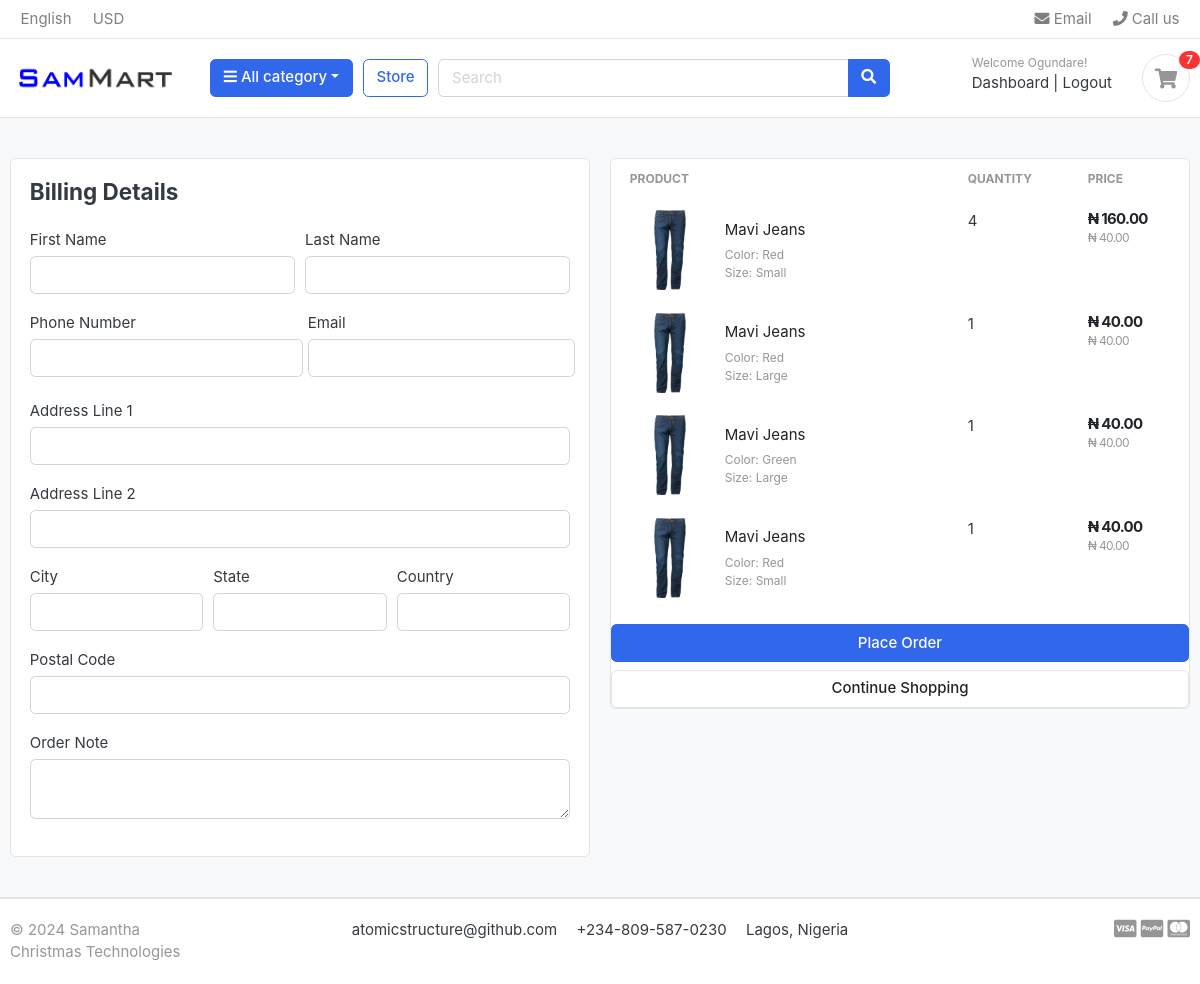
Page /cart/checkout/ (signed in) on the earlier database version.
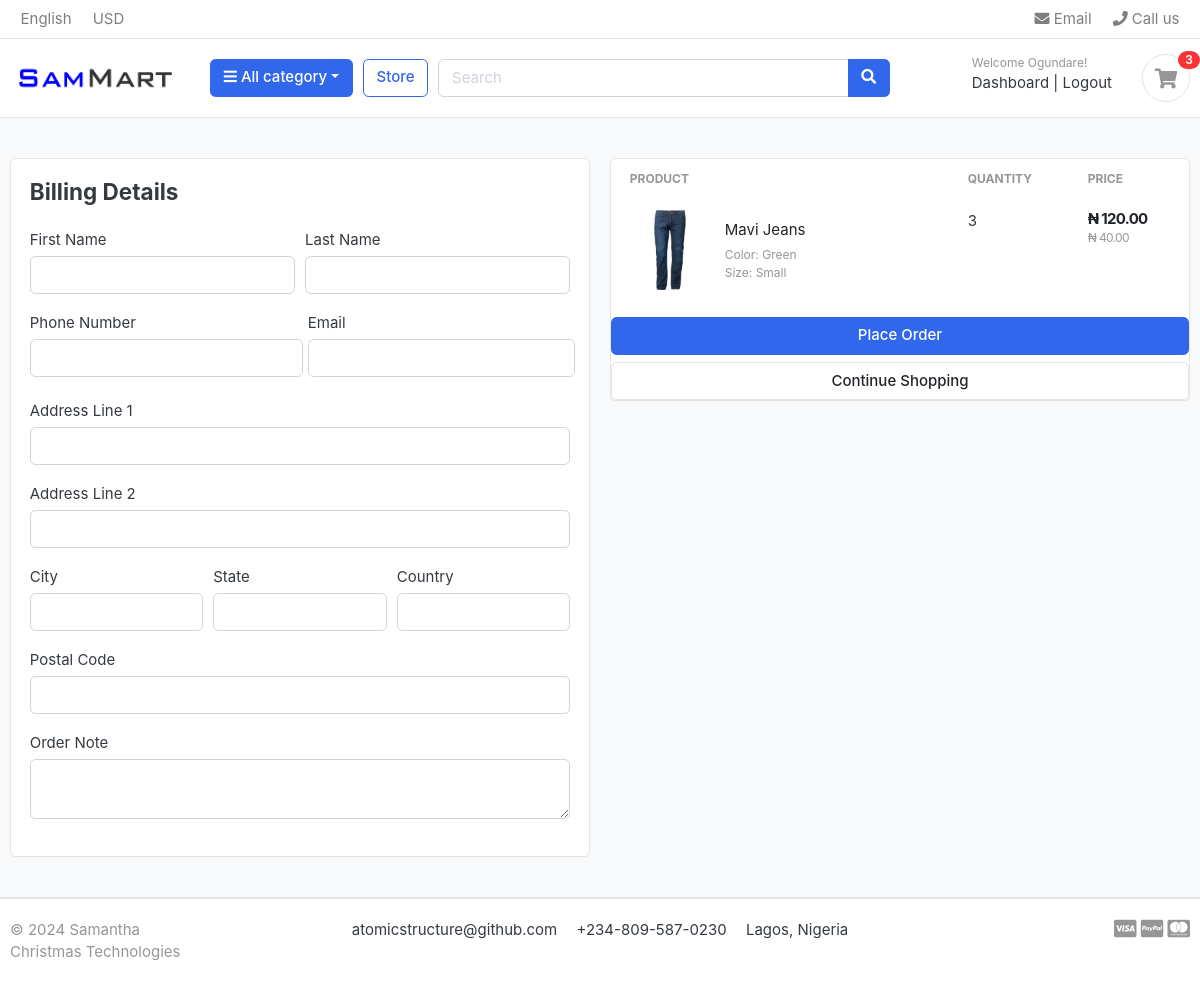
Same page on the later database version.
### carts/models.py (models this page shows, shortened)
class CartItem(models.Model):
    product = models.ForeignKey(Products, on_delete=models.CASCADE)
    variations = models.ManyToManyField(Variation, blank=True)
    cart = models.ForeignKey(Cart, on_delete=models.CASCADE, null=True)
    quantity = models.IntegerField()
    user = models.ForeignKey(Account, on_delete=models.CASCADE, null=True)
    is_active = models.BooleanField(default=True)
    def sub_total(self):
        return self.product.price * self.quantity

### store/models.py (models this page shows, shortened)
class Products(models.Model):
    product_name = models.CharField(max_length=200, unique=True)
    slug = models.SlugField(max_length=200, unique=True)
    description = models.TextField(max_length=500, blank=True)
    price = models.DecimalField( max_digits=10, decimal_places=2, default=0.00)
    digital = models.BooleanField(default=False, null=True, blank=False)
    image = models.ImageField(upload_to='photos/product')
    stock = models.IntegerField()
    is_available = models.BooleanField(default=True)
    category = models.ForeignKey(Category, on_delete=models.CASCADE)
    created_date = models.DateTimeField(auto_now_add=True)
    modified_date = models.DateTimeField(auto_now=True)
    def get_url(self):
        return reverse('product_detail', args=[self.category.slug, self.slug])

class Variation(models.Model):
    product = models.ForeignKey(Products, on_delete=models.CASCADE)
    variation_category = models.CharField(max_length=200, choices=(variation_category_choice))
    variation_value = models.CharField(max_length=200)
    is_active = models.BooleanField(default=True)
    created_date = models.DateTimeField(auto_now=True)
    objects = VariationManager()

### carts/views.py (the view)
# urls.py: path('checkout/', views.checkout, name='checkout'),
@login_required(login_url="login")
def checkout(request, total=0, quantity=0, cart_items=None):
    tax = 0
    grand_total = 0
    try:
        if request.user.is_authenticated:
            cart_items = CartItem.objects.filter(user=request.user, is_active=True)
        else:
            cart = Cart.objects.get(cart_id=_cart_id(request))
            cart_items = CartItem.objects.filter(cart=cart, is_active=True)
        for cart_item in cart_items:
            total += (cart_item.product.price * cart_item.quantity)
            quantity += cart_item.quantity
        tax = (2 * total) / 100
        grand_total = total + tax
    except ObjectDoesNotExist:
        pass
    context = {
        'cart_items': cart_items,
        'total': total,
        'quantity': quantity,
        'tax': tax,
        'grand_total': grand_total,
    }
    return render(request, 'store/checkout.html', context)

### carts/context_processors.py (called while the page is built)
def cart(request):
    cart_count = 0
    if 'admin' in request.path:
        return {}
    else:
        try:
            cart = Cart.objects.filter(cart_id=_cart_id(request))
            if request.user.is_authenticated:
                cart_items = CartItem.objects.all().filter(user=request.user)
            else:
                cart_items = CartItem.objects.all().filter(cart=cart[:1])
            for cart_item in cart_items:
                cart_count += cart_item.quantity
        except Cart.DoesNotExist:
            cart_count = 0
        context = {
            'cart_count': cart_count
        }
        return context

### carts/views.py (called while the page is built)
def _cart_id(request):
    cart = request.session.session_key
    if not cart:
        cart = request.session.create()
    return cart

### category/context_processors.py (called while the page is built)
def categories(request):
    return {
        'categories': Category.objects.all()
    }

### category/models.py (called while the page is built)
    def get_url(self):
        return reverse('products_by_category', args=[self.slug])

### templates/store/checkout.html (shortened to what the changed rows need)
{% extends "base.html" %}
{% load static %}
{% block content %}
  <section class="section-content padding-y bg">
    <div class="container">
      <div class="row">
            <aside class="col-lg-6">
              <div class="card">
                <table class="table table-borderless table-shopping-cart">
                  <thead class="text-muted">
                    <tr class="small text-uppercase">
                      <th scope="col">Product</th>
                      <th scope="col" width="120">Quantity</th>
                      <th scope="col" width="120">Price</th>
                    </tr>
                  </thead>
                  <tbody>
                    {% for cart_item in cart_items %}
                    <tr>
                      <td>
                        <figure class="itemside align-items-center">
                          <div class="aside">
                            <img src="{{ cart_item.product.image.url }}" class="img-sm" />
                          </div>
                          <figcaption class="info">
                            <a href="{{ cart_item.product.get_url }}" class="title text-dark">{{ cart_item.product.product_name }}</a>
                            <p class="text-muted small">
                              {% if cart_item.variations.all %}
                                {% for variation in cart_item.variations.all %}
                                  {{ variation.variation_category | capfirst }}: {{ variation.variation_value | capfirst }} <br>
                                {% endfor %}
                              {% endif %}
                            </p>
                          </figcaption>
                        </figure>
                      </td>
                      <td>
                      <label for="">{{ cart_item.quantity }}</label>
                      </td>
                      <td>
                        <div class="price-wrap">
                          <var class="price">₦ {{ cart_item.sub_total }}</var>
                          <small class="text-muted">₦ {{ cart_item.product.price }}</small>
                        </div>
                      </td>
                    </tr>
                  </tbody>
                  {% endfor %}
                </table>
                </div>
              </div>
      </div>
  </section>
{% endblock %}

### templates/includes/navbar.html (shortened to what this page needs)
{% load static %}
<header class="section-header">
    <nav class="navbar p-md-0 navbar-expand-sm navbar-light border-bottom">
      <div class="container">
        <div class="collapse navbar-collapse" id="navbarTop4">
          <ul class="navbar-nav mr-auto">
            <li class="nav-item dropdown">
              <a href="#" class="nav-link">English</a>
            </li>
            <li class="nav-item dropdown">
              <a href="#" class="nav-link">USD</a>
            </li>
          </ul>
          <ul class="navbar-nav">
            <li>
              <a href="mailto:ogundarearnold@gmail.com" class="nav-link"><i class="fa fa-envelope"></i> Email</a>
            </li>
            <li>
              <a href="tel:+2348169261295" class="nav-link"><i class="fa fa-phone"></i> Call us</a>
            </li>
          </ul>
        </div>
      </div>
    </nav>
    <section class="header-main border-bottom">
      <div class="container">
        <div class="row align-items-center">
          <div class="col-lg-2 col-md-3 col-6">
            <a href="{% url 'home' %}" class="brand-wrap"><img class="logo" src="{% static './images/logo.png' %}" /></a>
          </div>
          <div class="col-lg col-sm col-md col-6 flex-grow-0">
            <div class="category-wrap dropdown d-inline-block float-right">
              <button type="button" class="btn btn-primary dropdown-toggle" data-toggle="dropdown"><i class="fa fa-bars"></i> All category</button>
            </div>
          </div>
          <a href="{% url 'store' %}" class="btn btn-outline-primary">Store</a>
          <div class="col-lg col-md-6 col-sm-12 col">
            <form action="{% url 'search' %}" class="search" method="get">
              <div class="input-group w-100">
                <input type="text" class="form-control" style="width:60%;" placeholder="Search" name="keyword"/>
                <div class="input-group-append">
                  <button class="btn btn-primary" type="submit"><i class="fa fa-search"></i></button>
                </div>
              </div>
            </form>
          </div>
          <div class="col-lg-3 col-sm-6 col-8 order-2 order-lg-3">
            <div class="d-flex justify-content-end mb-3 mb-lg-0">
            {% if user.id is None %}
              <div class="widget-header">
                <small class="title text-muted">Welcome guest!</small>
                <div>
                  <a href="{% url 'login' %}">Sign in</a> <span class="dark-transp">|</span>
                  <a href="{% url 'register' %}">Register</a>
                </div>
              </div>
              {% else %}
              <div class="widget-header">
                <small class="title text-muted">Welcome {{ user.first_name }}!</small>
                <div>
                  <a href="{% url 'dashboard' %}">Dashboard</a> <span class="dark-transp">|</span>
                  <a href="{% url 'logout' %}">Logout</a>
                </div>
              </div>
            {% endif %}
              <a href="{% url 'cart' %}" class="widget-header pl-3 ml-3">
                <div class="icon icon-sm rounded-circle border">
                  <i class="fa fa-shopping-cart"></i>
                </div>
                <span class="badge badge-pill badge-danger notify">{{ cart_count }}</span>
              </a>
            </div>
          </div>
        </div>
      </div>
    </section>
  </header>

Differences in the rows shown:
removed CartItem: product.image (picture), product.product_name "Mavi Jeans", quantity "4", sub_total "160.00", product.price "40.00", Variation (variation_category "Size", variation_value "Small")
no longer on this page (row unchanged): Variation: variation_category "Color", variation_value "Red"
removed CartItem: product.image (picture), product.product_name "Mavi Jeans", quantity "1", sub_total "40.00", product.price "40.00"
no longer on this page (row unchanged): Variation: variation_category "Size", variation_value "Large"
removed CartItem: product.image (picture), product.product_name "Mavi Jeans", quantity "1", sub_total "40.00", product.price "40.00", Variation (variation_category "Color", variation_value "Green")
removed CartItem: product.image (picture), product.product_name "Mavi Jeans", quantity "1", sub_total "40.00", product.price "40.00", Variation (variation_category "Size", variation_value "Small")
added CartItem: product.image (picture), product.product_name "Mavi Jeans", quantity "3", sub_total "120.00", product.price "40.00", Variation (variation_category "Color", variation_value "Green"), Variation (variation_category "Size", variation_value "Small")
Other differences:
{{ cart_count }}: "7" → "3"
